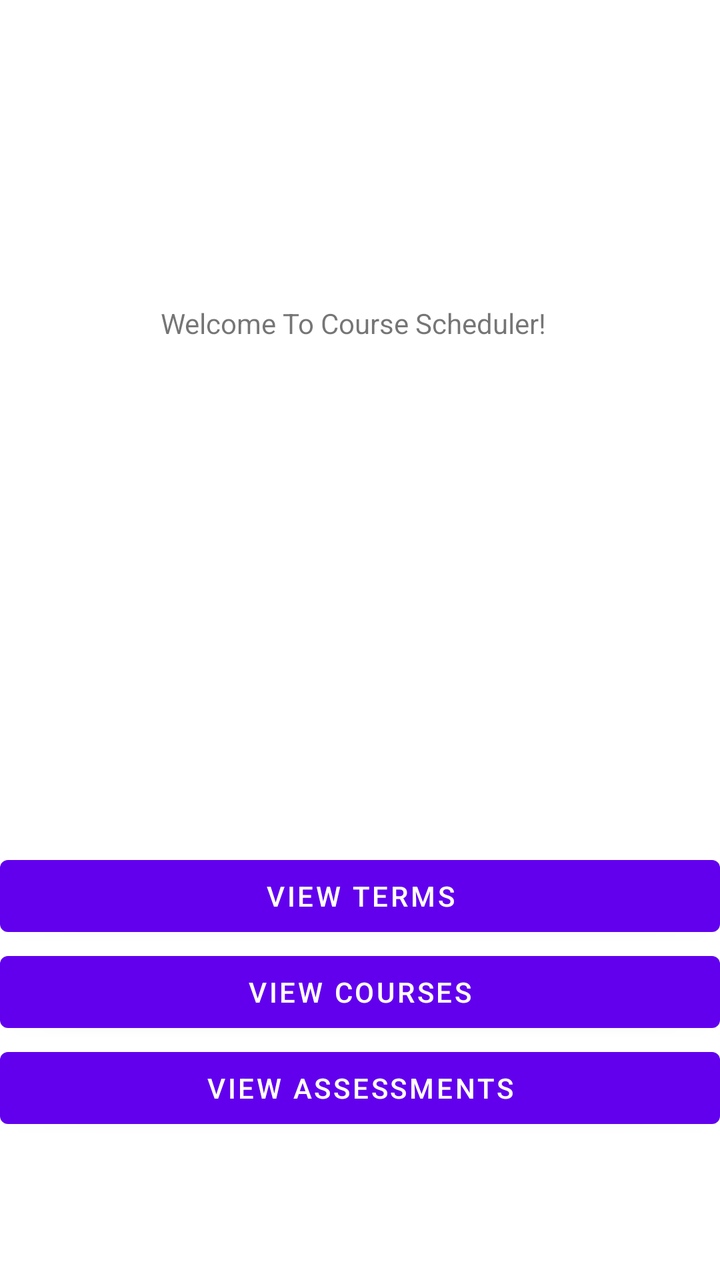
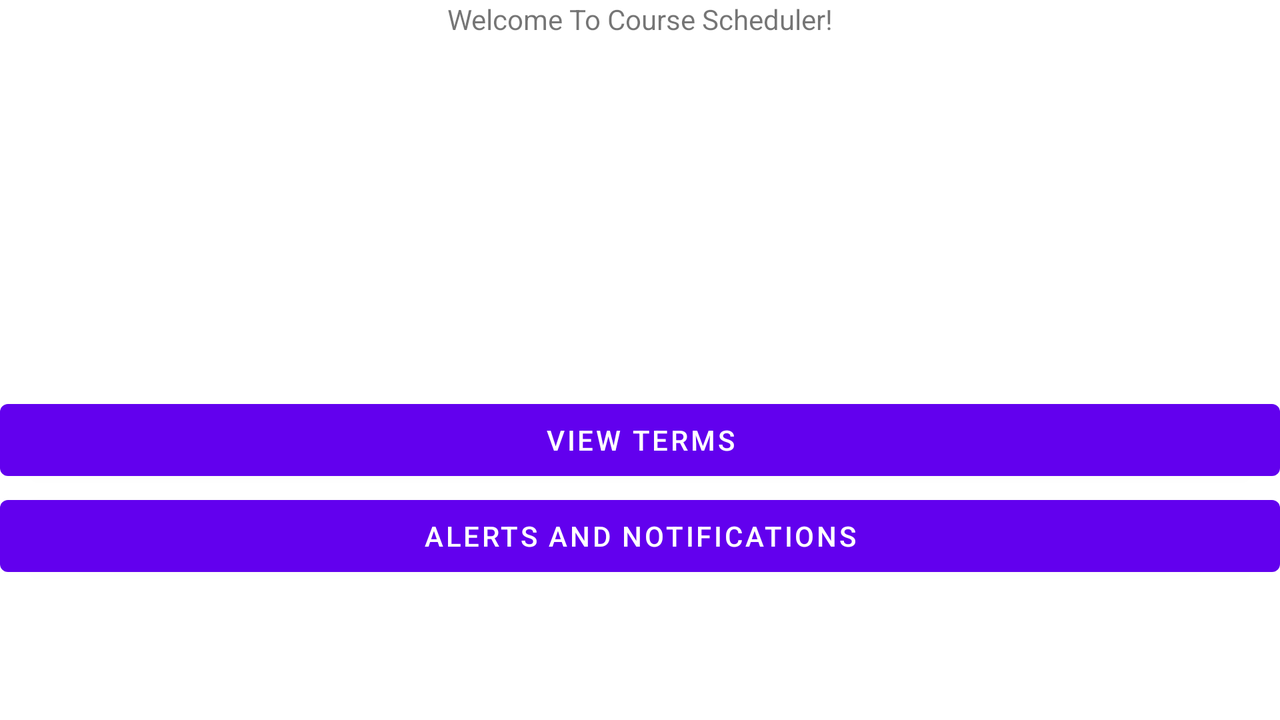

One screen, two layout resources from the same app: the default and the repository's alternative for another configuration. Each is rendered where Android would select it; the XML of both is given below.
<!-- AndroidManifest.xml: application theme Theme.SuwynCourseTracker -->
<!-- res/layout/activity_main.xml -->
<?xml version="1.0" encoding="utf-8"?>
<androidx.constraintlayout.widget.ConstraintLayout xmlns:android="http://schemas.android.com/apk/res/android"
    xmlns:app="http://schemas.android.com/apk/res-auto"
    xmlns:tools="http://schemas.android.com/tools"
    android:layout_width="match_parent"
    android:layout_height="match_parent"
    tools:context=".UI.MainActivity">

    <TextView
        android:id="@+id/welcomeText"
        android:layout_width="wrap_content"
        android:layout_height="wrap_content"
        android:text="Welcome To Course Scheduler!"
        app:layout_constraintBottom_toBottomOf="parent"
        app:layout_constraintEnd_toEndOf="parent"
        app:layout_constraintHorizontal_bias="0.481"
        app:layout_constraintStart_toStartOf="parent"
        app:layout_constraintTop_toTopOf="parent"
        app:layout_constraintVertical_bias="0.245" />

    <ImageView
        android:id="@+id/welcomeImage"
        android:layout_width="182dp"
        android:layout_height="169dp"
        android:layout_marginLeft="112dp"
        android:layout_marginTop="8dp"
        android:layout_marginEnd="112dp"
        app:layout_constraintEnd_toEndOf="parent"
        app:layout_constraintLeft_toLeftOf="parent"
        app:layout_constraintTop_toBottomOf="@id/welcomeText"
        app:srcCompat="@drawable/ic_baseline_school_24" />

    <Button
        android:id="@+id/viewCourses"
        android:layout_width="match_parent"
        android:layout_height="wrap_content"
        android:onClick="viewCourses"
        android:text="View Courses"
        app:layout_constraintTop_toBottomOf="@+id/button" />

    <Button
        android:id="@+id/viewAssessments"
        android:layout_width="match_parent"
        android:layout_height="wrap_content"
        android:onClick="viewAssessments"
        android:text="View Assessments"
        app:layout_constraintTop_toBottomOf="@+id/viewCourses" />

    <Button
        android:id="@+id/button"
        android:layout_width="match_parent"
        android:layout_height="wrap_content"
        android:layout_marginTop="76dp"
        android:onClick="enterHere"
        android:text="View Terms"
        app:layout_constraintTop_toBottomOf="@+id/welcomeImage"
        tools:layout_editor_absoluteX="-16dp" />

</androidx.constraintlayout.widget.ConstraintLayout>
<!-- resources referenced by this layout -->
<resources>
  <style name="Theme.SuwynCourseTracker" parent="Theme.MaterialComponents.DayNight.DarkActionBar">
          
          <item name="colorPrimary">@color/purple_500</item>
          <item name="colorPrimaryVariant">@color/purple_700</item>
          <item name="colorOnPrimary">@color/white</item>
          
          <item name="colorSecondary">@color/teal_200</item>
          <item name="colorSecondaryVariant">@color/teal_700</item>
          <item name="colorOnSecondary">@color/black</item>
          
          <item name="android:statusBarColor">?attr/colorPrimaryVariant</item>
          
      </style>
</resources>
<!-- res/layout-land/activity_main.xml (the repository's variant of the layout above) -->
<!-- drawn on the phone turned sideways -->
<?xml version="1.0" encoding="utf-8"?>
<androidx.constraintlayout.widget.ConstraintLayout xmlns:android="http://schemas.android.com/apk/res/android"
    xmlns:app="http://schemas.android.com/apk/res-auto"
    xmlns:tools="http://schemas.android.com/tools"
    android:layout_width="match_parent"
    android:layout_height="match_parent"
    tools:context=".UI.MainActivity">

    <TextView
        android:id="@+id/welcomeText"
        android:layout_width="wrap_content"
        android:layout_height="wrap_content"
        android:text="Welcome To Course Scheduler!"
        app:layout_constraintBottom_toBottomOf="parent"
        app:layout_constraintEnd_toEndOf="parent"
        app:layout_constraintStart_toStartOf="parent"
        app:layout_constraintTop_toTopOf="parent"
        app:layout_constraintVertical_bias="0.0" />

    <ImageView
        android:id="@+id/welcomeImage"
        android:layout_width="182dp"
        android:layout_height="169dp"
        app:layout_constraintEnd_toEndOf="parent"
        app:layout_constraintHorizontal_bias="0.488"
        app:layout_constraintStart_toStartOf="parent"
        app:layout_constraintTop_toBottomOf="@+id/welcomeText"
        app:srcCompat="@drawable/ic_baseline_school_24" />

    <Button
        android:id="@+id/alertNotify"
        android:layout_width="match_parent"
        android:layout_height="wrap_content"
        android:onClick="toAlertNotify"
        android:text="Alerts and Notifications"
        app:layout_constraintTop_toBottomOf="@+id/button" />

    <Button
        android:id="@+id/button"
        android:layout_width="match_parent"
        android:layout_height="wrap_content"
        android:layout_marginTop="8dp"
        android:onClick="enterHere"
        android:text="View Terms"
        app:layout_constraintTop_toBottomOf="@+id/welcomeImage"
        tools:layout_editor_absoluteX="0dp" />

</androidx.constraintlayout.widget.ConstraintLayout>
